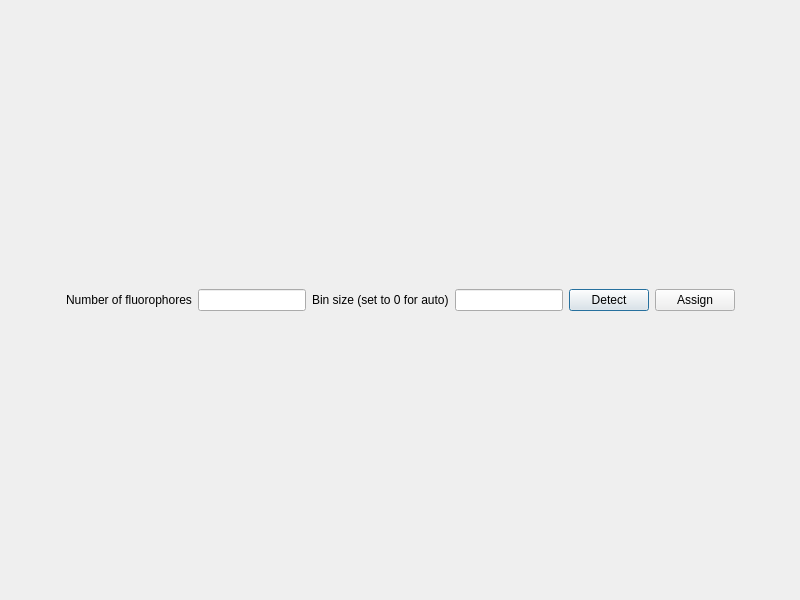
<?xml version="1.0" encoding="UTF-8"?>
<ui version="4.0">
 <class>ColorUnmixer</class>
 <widget class="QDialog" name="ColorUnmixer">
  <property name="geometry">
   <rect>
    <x>0</x>
    <y>0</y>
    <width>800</width>
    <height>600</height>
   </rect>
  </property>
  <property name="windowTitle">
   <string>Color Unmixer</string>
  </property>
  <layout class="QVBoxLayout" name="verticalLayout_2">
   <item>
    <layout class="QVBoxLayout" name="main_layout">
     <item>
      <layout class="QHBoxLayout" name="commands_layout">
       <item>
        <spacer name="horizontalSpacer">
         <property name="orientation">
          <enum>Qt::Horizontal</enum>
         </property>
         <property name="sizeHint" stdset="0">
          <size>
           <width>40</width>
           <height>20</height>
          </size>
         </property>
        </spacer>
       </item>
       <item>
        <widget class="QLabel" name="lbNumFluorophores">
         <property name="text">
          <string>Number of fluorophores</string>
         </property>
         <property name="alignment">
          <set>Qt::AlignCenter</set>
         </property>
        </widget>
       </item>
       <item>
        <widget class="QLineEdit" name="leNumFluorophores">
         <property name="sizePolicy">
          <sizepolicy hsizetype="Preferred" vsizetype="Fixed">
           <horstretch>0</horstretch>
           <verstretch>0</verstretch>
          </sizepolicy>
         </property>
        </widget>
       </item>
       <item>
        <widget class="QLabel" name="lbBinSize">
         <property name="text">
          <string>Bin size (set to 0 for auto)</string>
         </property>
        </widget>
       </item>
       <item>
        <widget class="QLineEdit" name="leBinSize"/>
       </item>
       <item>
        <widget class="QPushButton" name="pbDetect">
         <property name="sizePolicy">
          <sizepolicy hsizetype="Preferred" vsizetype="Fixed">
           <horstretch>0</horstretch>
           <verstretch>0</verstretch>
          </sizepolicy>
         </property>
         <property name="text">
          <string>Detect</string>
         </property>
        </widget>
       </item>
       <item>
        <widget class="QPushButton" name="pbAssign">
         <property name="text">
          <string>Assign</string>
         </property>
        </widget>
       </item>
       <item>
        <spacer name="horizontalSpacer_2">
         <property name="orientation">
          <enum>Qt::Horizontal</enum>
         </property>
         <property name="sizeHint" stdset="0">
          <size>
           <width>40</width>
           <height>20</height>
          </size>
         </property>
        </spacer>
       </item>
      </layout>
     </item>
    </layout>
   </item>
  </layout>
 </widget>
 <resources/>
 <connections/>
</ui>
